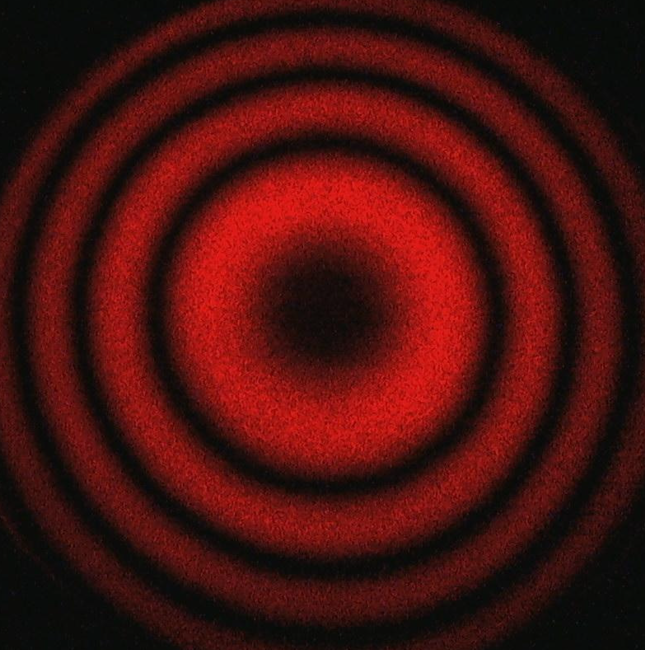
#> input picture picture/testout.png, 645 x 650 px, found by its file name
$ python stripe_v4.py
#> lines starting #> are read from the running program, lines starting #| are printed output that depends on the picture; after the words box and inside, x2 and y2 are one past the last pixel; in counts of white or black regions, pixels touching at a corner belong together
import cv2
import numpy as np
import matplotlib.pyplot as plt

def nothing():
    pass

# 滤波图像相减函数
def Bianry(img):
    blur1 = cv2.blur(img, (3, 3))
    blur2 = cv2.blur(blur1, (3, 3))
    blur3 = cv2.blur(blur2, (3, 3))

    imgBinary = np.zeros(blur1.shape)
    w, h = img.shape
    for i in range(w):
        for j in range(h):
            if (int(blur3[i][j]) - int(blur1[i][j])) < 0:
                imgBinary[i][j] = 0
            elif (int(blur3[i][j]) - int(blur1[i][j])) > 0:
                imgBinary[i][j] = 255
    return imgBinary

# 插入图像并预处理
img = cv2.imread('E:\\Python\\OpenCV_StudyNotes\\picture\\testout.png')
#> img is the input picture: shape (650, 645, 3); mean B, G, R 14.5, 17, 72.9
img = cv2.cvtColor(img, cv2.COLOR_BGR2GRAY)
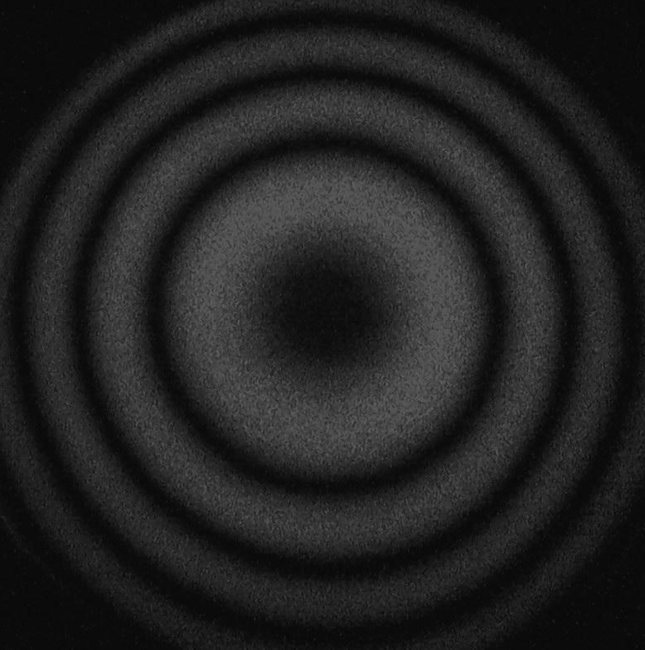
#> img: shape (650, 645); min 4, max 98, mean 33.5
# 高斯模糊
image = cv2.GaussianBlur(img, (3, 3), 1)

# 灰度图拉伸
M = int(255/73)
imgAju = (image-7)*M
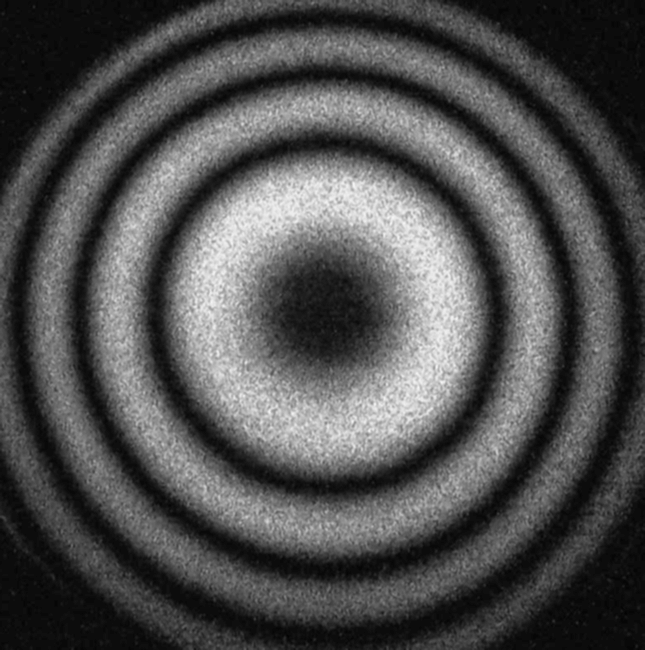
#> imgAju: shape (650, 645); min 3, max 243, mean 79.4
# [10 lines of commented-out code are left out]
imgBinary2 = cv2.threshold(imgAju, 43, 256, cv2.THRESH_BINARY)[1]
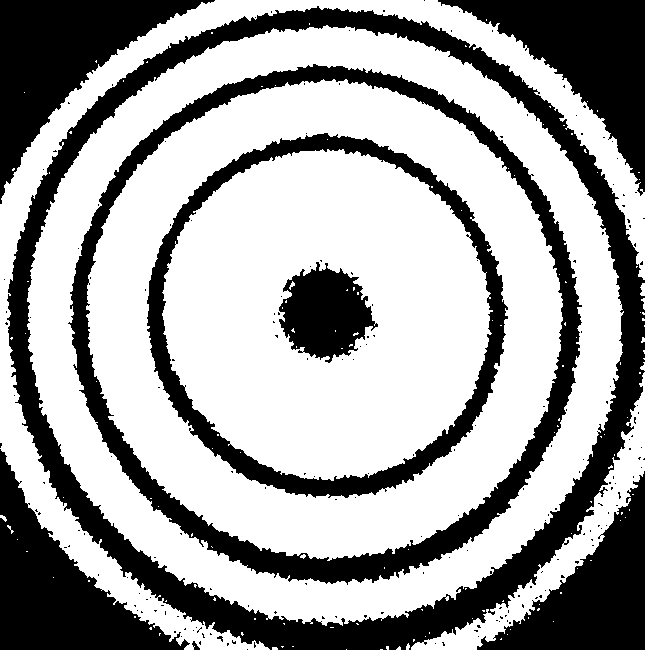
#> imgBinary2: shape (650, 645); 63.5% white; 199 black regions (190 under 20 px), largest, box (x1, y1, x2, y2) and area: (7, 6, 645, 650) 44388, (68, 64, 582, 585) 27327, (147, 133, 508, 498) 16750

kernel = np.ones(9, np.uint8)
imgOpen = cv2.morphologyEx(imgBinary2, cv2.MORPH_OPEN, kernel)
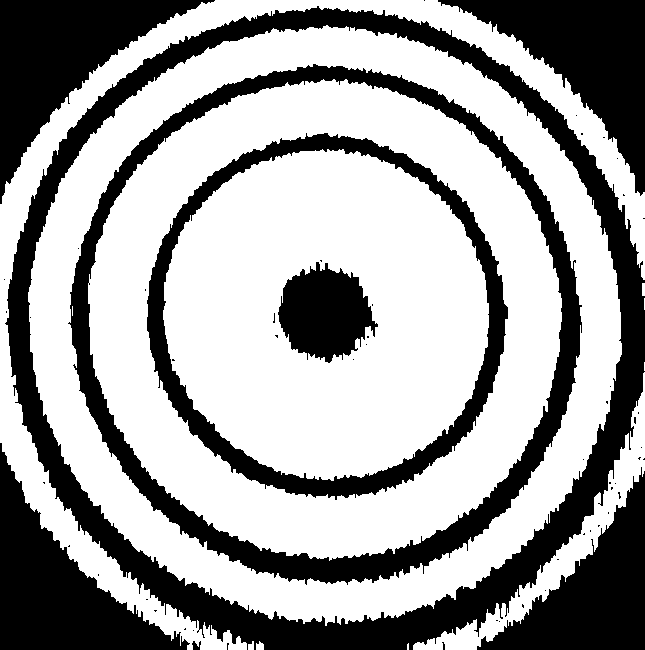
#> imgOpen: shape (650, 645); 62.4% white; 59 black regions (50 under 20 px)
imgOpen = cv2.morphologyEx(imgOpen, cv2.MORPH_OPEN, kernel)
#imgErosion = cv2.erode(imgBinary2, kernel, iterations=1)

imgCopy = image.copy()  # 复制一个新的图像用于绘画轮廓
imgCopy = cv2.cvtColor(imgCopy, cv2.COLOR_GRAY2BGR)
imgCopy1 = imgCopy.copy()
contours = cv2.findContours(imgOpen, cv2.RETR_TREE, cv2.CHAIN_APPROX_SIMPLE)[0]  # 找到轮廓
#> contours = 63 contours, 50 with area under 20; largest, box (x1, y1, x2, y2) and area: (28, 25, 622, 626) 274528, (67, 63, 583, 586) 206345, (88, 79, 562, 561) 176360, (146, 132, 509, 501) 102308, (163, 149, 489, 481) 83788

# 我们只需要中间的原型轮廓，通过每个轮廓的面积筛选除去半圆的小轮廓
locs = []
for cnt in contours:
    area = cv2.contourArea(cnt)
    if area > 5000:
        locs.append(cnt)
#> this loop made 63 passes
#> area on passes 2, 3, 4, 21, 26, 32, 34, 37, 38, 44, 46, 48: 41.5, 28.5, 6623.5, 20.5, 274528, 206345, 176359.5, 102307.5, 83787.5, 22.5, 6901, 28781.5
#> (cnt, area) on pass 25: ([[642, 283], [642, 295], [644, 295], [644, 283]], 24)
#> after the loop, locs = 8 contours; box (x1, y1, x2, y2) and area: (28, 25, 622, 626) 274528, (67, 63, 583, 586) 206345, (88, 79, 562, 561) 176360, (146, 132, 509, 501) 102308, (163, 149, 489, 481) 83788, (0, 0, 645, 650) 28782, (277, 261, 379, 364) 6901, (413, 372, 645, 650) 6624
cv2.drawContours(imgCopy1, locs, -1, (0, 0, 255), 3)  # 绘制轮廓
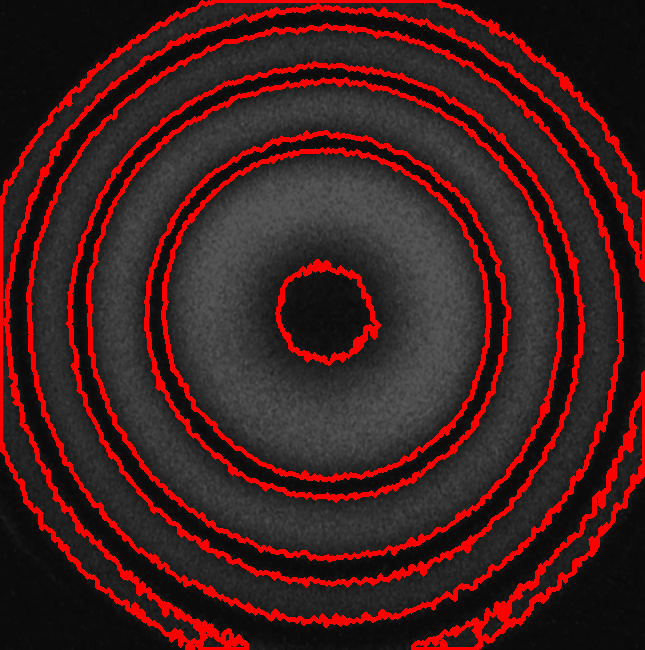
#> imgCopy1: shape (650, 645, 3); mean B, G, R 30, 30, 66.7
cv2.imshow('copy', imgCopy1)

# 圆形拟合
row, col = image.shape
#> row = 650; col = 645
core = (col/2, row/2)
#> core = (322.5, 325)
sum_center = [0,0]  # 用于存放半径和，便于以后取半径的平均值
list_radius = []  # 用于存放所有轮廓的半径
ave_radius = []
num_circle = 0

for cnt in locs:
    (x, y), radius = cv2.minEnclosingCircle(cnt)  # 得到拟合圆的半径和圆心
    center = (int(x), int(y))  # 将半径和圆心转化成整数
    if abs(int(x) - core[0]) > 100 or radius > 320:
        continue
    num_circle += 1
    sum_center[0] += int(x)
    sum_center[1] += int(y)
    radius = int(radius)
    list_radius.append(radius)
    cv2.circle(imgCopy, center, radius, (0, 255, 0), 2)
#> this loop made 8 passes
#> (x, y, radius, center) on passes 1 to 8: (528.5, 510.5, 180.3, (528, 510)), (323.6, 326.4, 302, (323, 326)), (325.7, 327.6, 264, (325, 327)), (322.6, 320.8, 242, (322, 320)), (328.3, 316.1, 185, (328, 316)), (324.7, 316.7, 168, (324, 316)), (328.2, 311.7, 52, (328, 311)), (323.1, 327.4, 349.2, (323, 327))
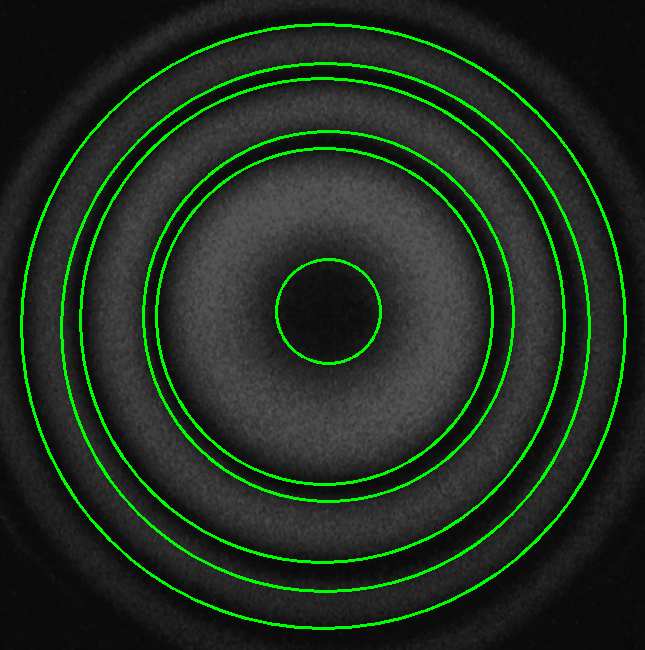
#> imgCopy: shape (650, 645, 3); mean B, G, R 32.2, 46, 32.2
#> after the loop, list_radius = [302, 264, 242, 185, 168, 52]; num_circle = 6; sum_center = [1950, 1916]
    # [4 lines of commented-out code are left out]


for i in range(0,len(list_radius),2) :
    if i == len(list_radius)-1 and len(list_radius)%2 ==1:
        ave_radius.append((list_radius[i]))
    else:
        ave_radius.append(int((list_radius[i]+list_radius[i+1])/2))
#> this loop made 3 passes
#> i on pass 3: 4
#> after the loop, ave_radius = [283, 213, 110]

ave_center = (int(sum_center[0]/num_circle),int(sum_center[1]/num_circle))  # 计算圆心的平均值
#> ave_center = (325, 319)

for i in range(len(ave_radius)):

    cv2.circle(imgCopy, ave_center, ave_radius[i], (0, 0, 255), 2)
#> this loop made 3 passes
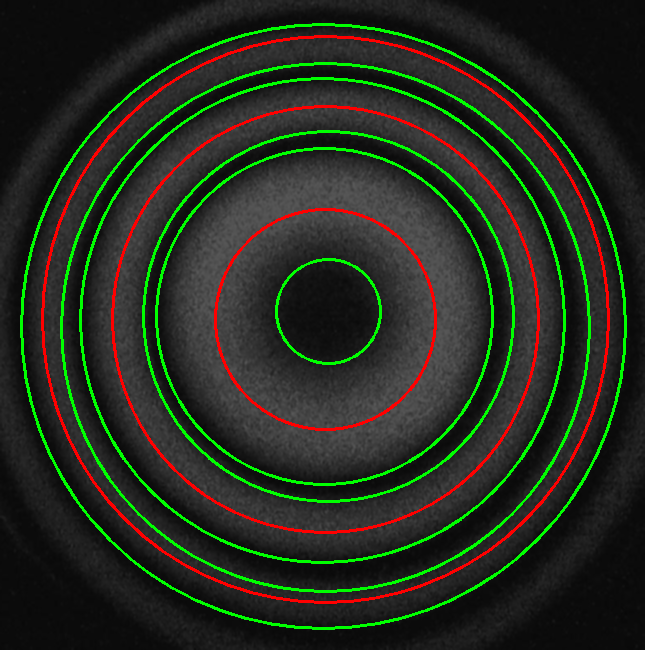
#> imgCopy: shape (650, 645, 3); 2.71% of pixels changed, all inside (x1, y1, x2, y2) = (41, 35, 610, 604)


#图像输出
cv2.imshow('imgBinary2', imgBinary2)
cv2.imshow('imgOpen', imgOpen)
cv2.imshow('contours', imgCopy)
#cv2.imwrite("E:\\Python\\OpenCV_StudyNotes\\picture\\test_1.png", imgBinary2)
cv2.waitKey(0)
cv2.destroyAllWindows()
